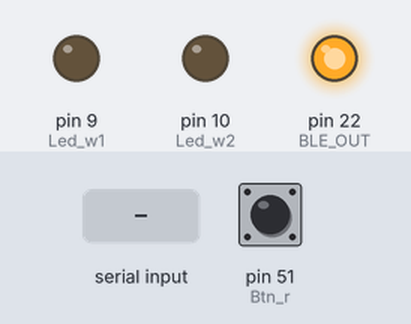
Simulated run of this sketch. Board: Arduino Mega 2560, built with avr-gcc and run on an emulated ATmega2560. Parts: output pins drawn as LEDs (lit = HIGH). Dashed ring = blinking. Inputs (shaded band) come from the test bench; at power-on: pin 51 (Btn_r) LOW. What the sketch prints to the serial monitor is not drawn.

Above: at 2.0 s.
2.1 s: "3<" received over Serial
At 4.5 s:
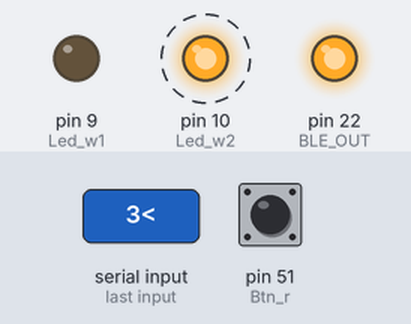
5.1 s: "4<" received over Serial
8.1 s: pin 51 (Btn_r) pulled HIGH for 0.15 s
9.7 s: pin 51 (Btn_r) pulled HIGH for 1 s
At 11.8 s:
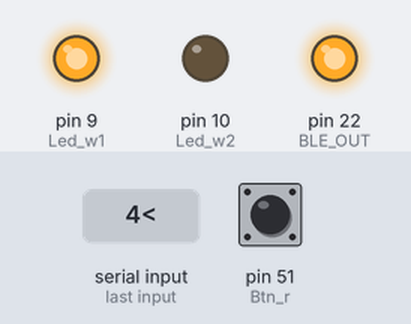
12.2 s: "1<" received over Serial
At 13.3 s:
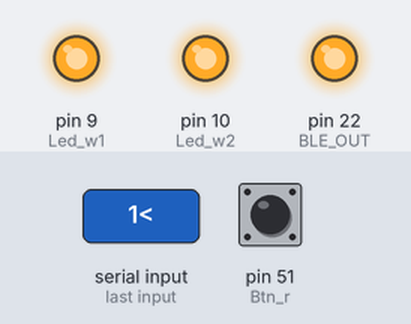
13.7 s: "30,150<" received over Serial
At 13.89 s:
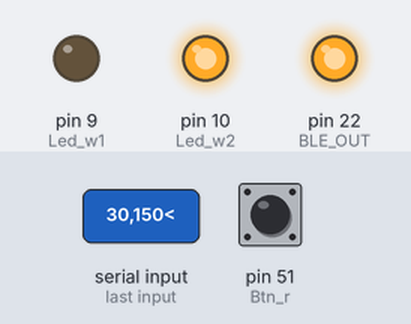
Timing chart, 0 to 17.7 s (numbered marks = the images above; inputs shaded):
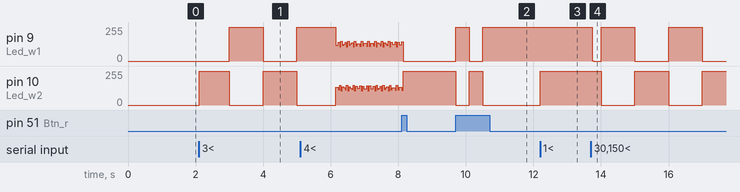

Measured:
- after the input at 2.1 s, pin 9 (Led_w1): 0/255 → 255/255 after 0.90 s, → 0/255 1.0 s later, → 255/255 1.0 s later; pin 10 (Led_w2): alternates 255/255 for 0.95 s and 0/255 for 1.0 s, starting at once
- after the input at 9.7 s, pin 9 (Led_w1): 0/255 → 255/255 at once, → 0/255 0.40 s later, → 255/255 0.40 s later; pin 10 (Led_w2): 255/255 → 0/255 at once, → 255/255 0.40 s later, → 0/255 0.40 s later
- after the input at 12.2 s, pin 10 (Led_w2): 0/255 → 255/255 at once
- after the input at 13.7 s, pin 9 (Led_w1): goes 0/255 0.25 s, 255/255 1.0 s, 0/255 1.0 s, 255/255 1.0 s, then 0/255, starting after 0.05 s; pin 10 (Led_w2): alternates 255/255 for 1.0 s and 0/255 for 1.0 s, starting after 0.30 s

The sketch:

Elas_led_controle.ino
```cpp
// Manipulação de pinos para controle do Bluetooth
#define BLE_OUT         DDRA |= (1<<DDB0);              // A0 Configurado como saída
#define BLE_ON          PORTA |= (1<<PORTA0);           // A0 em 1 (manipula a porta entera) >> Liga o Bluetooth On HIGH
#define BLE_OFF         PORTA &= ~(1<<PORTA0);

#define Led_w1  9                                         // D9 Configurado como saída >> Data out LC
#define Led_w2  10

#define In_r 3       // Pin Lee tensao de entrada carregando
#define Bat_r 6      // Pin Lee tensao da bat
#define Btn_r  DDRB &= ~(1<<DDB2)

unsigned long tempo_atual = 0;
unsigned long tempo_final = 1000000;
unsigned long tt = 1000000;

char ID1[20] = "AT+NAMELed_Control  ";

int sal = 0;

boolean Led = false;

String time_led = "100";

String data = "-";

void setup() {
  BLE_OUT;
  BLE_ON;

  Btn_r;

  pinMode(Led_w1, OUTPUT);
  pinMode(Led_w2, OUTPUT);

  digitalWrite(Led_w1, Led);
  digitalWrite(Led_w2, Led);

  Serial.begin(9600); // Habilita comunicação
  ble_rename();       // Funçao que Renomea o Bt
}

void loop() {
  if (Serial.available()) {
    data = Serial.readStringUntil('<');
    Serial.read();

    if (data.charAt(0) == '1') {
      digitalWrite(Led_w1, HIGH);
      digitalWrite(Led_w2, HIGH);
    }//fin data 1

    if (data.charAt(0) == '2') {
      digitalWrite(Led_w1, LOW);
      digitalWrite(Led_w2, LOW);
    }//fin data 2

    if (data.charAt(0) == '3') {
      tempo_atual = micros();
      tempo_final = tt + tempo_final;
      Led = true;

      digitalWrite(Led_w1, Led);
      digitalWrite(Led_w2, !Led);

      sal = 1;

      while (sal == 1) {
        // controlo la salida del while con el boton
        if (PINB & (1 << PINB2)) {
          sal = 0;
        } else {
          sal = 1;
        }

        // controlo la salida del while con el serial
        if (Serial.available()) {
          data = Serial.readStringUntil('<');
          time_led = Serial.readStringUntil('<');
          if (data.charAt(0) == '4') {
            Serial.print("Time Led: ");
            Serial.println(time_led);
            tt = time_led.toInt();
          }
          if (data.charAt(0) == '5') {
            sal = 0;
          }

        }//fin serial detro del while

        /* aqui parpadeo el led */
        if (micros() > tempo_final) {
          Led = !Led;
          tempo_final = tempo_final + tt;
          Serial.print("Led: ");
          Serial.println(Led);
        }

        digitalWrite(Led_w1, Led);
        digitalWrite(Led_w2, !Led);

      }//fin while
      digitalWrite(Led_w1, LOW);
      digitalWrite(Led_w2, LOW);
    }//fin data 3

  }


  if (PINB & (1 << PINB2)) {
    Led = !Led;
    digitalWrite(Led_w1, Led);
    digitalWrite(Led_w2, !Led);
    Serial.print("Led: ");
    Serial.println(Led);
    delay(400);
    tt = 1000000;
  }//fin boton
}

/***********************************************************************************/
/***************    Função para renomear o modulo BT   *****************************/
/***********************************************************************************/
void ble_rename() {
  BLE_OFF;
  delay(100);
  BLE_ON;
  delay(100);

  Serial.write("AT+RESET"); // Reiniciar Módulo Bt
  Serial.println();
  delay(200);

  Serial.write("AT+SAVE0"); // Configura o módulo para que nao salve o último endereço conectado
  Serial.println();
  delay(200);

  Serial.write(ID1); // Renomea o Módulo Bt para E-Lastic
  Serial.println();
  delay(200);
}
```
